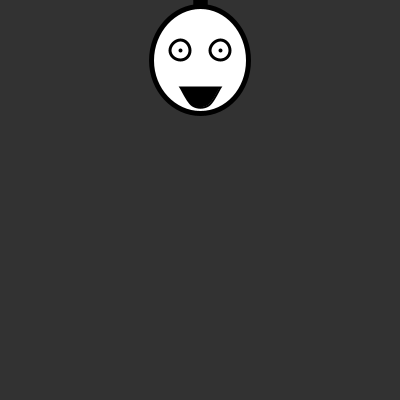
Frame 1 (no input)
Frame 60 (the mouse pressed at the canvas centre just before this capture): identical to frame 1, image omitted
Frame 120 (the mouse held since frame 60 and released just before this capture): identical to frame 1, image omitted

The Processing sketch that drew this single still picture (run headless with seeded random() and noise(); from frame 60 on, the mouse is pressed at the canvas centre):

// Processing sketch: processing_20121
// ── processing_20121.pde

/*****************************************
  Auteur: Dan Rousseau
  TP1 - Création d'un monstre interactif
*****************************************/

//************ Déclaration et assignation des variables ***********//
float posX = 200; // Position X de la souris
float posY = 60; // Position Y de la souris
float initialPosX = 200; // Position initiale X du personnage
float initialPosY = 60; // Position initiale Y du personnage
float iWeight = 12; // Épaisseur de la corde soutenant le personnage
int diametreCorps = 100; // Diamètre du corps du personnage
float couleurPerso = 0; // Couleur du personnage
float bouchePosY = 40; //Position des deux vertex du centre de la bouche du personnage
int extYeux = 17; // Grosseur des yeux (contour noir) du personnage
int intYeux = 15;  // Grosseur des yeux (intérieur blanc) du personnage
float grossirYeux = 0; // Valeur additionné à la grosseur des yeux lorsque le personnage est étiré
float corpsEtirement = 0; // Height du corps du personnage
float rotationPerso; // Rotation du personnage
float vibration = 0; // Intensité de la vibration du personnage selon l'axe des Y
float vitesseX; //Vitesse de l'axe X de l'effet Bouncing lorsqu'on released la souris
float vitesseY; //Vitesse de l'axe Y de l'effet Bouncing lorsqu'on released la souris
//--*****************************************************************

void setup(){
  size(400,400);
  smooth();
  colorMode(HSB);
}

void draw(){
  
  background(50);
  
  //Lorsque le clique de la souris est enfoncé, mettre la position de la souris dans les variables posX et posY
  if(mousePressed){
    
    // Détecter le mouseOver sur le personnage cercle
    float distance = dist(mouseX,mouseY,posX,posY);
    if ( distance < (diametreCorps-20) ) {

        // mouseOver
        posX = int(random(mouseX-vibration,mouseX+vibration)); // Position random sur l'axe des X + ou - 5 selon au mouseX
        posY = int(random(mouseY-vibration,mouseY+vibration)); // Position random sur l'axe des X + ou - 5 selon au mouseY
    }else{
      bouncing(); // Appel de la fonction personnalisée Bouncing();
    }
  }else{
    bouncing(); // Appel de la fonction personnalisée Bouncing();
  }
  
  //Modification dynamique de certaines variables
  iWeight = constrain((350-posY)/20,2,25); // Épaisseur de la ligne soutenant le personnage et contrainte  
  corpsEtirement = map(posY,0,height,1,40); // Étirement du corps selon sa position sur l'axe des Y
  bouchePosY = 55-map(dist(posX,posY,initialPosX,initialPosY),0,height,10,50); // Position des vertex du centre de la bouche selon leur position sur l'axe des Y
  rotationPerso = atan2(posY,posX-(width/2)) - HALF_PI; // Rotation du corps selon sa position sur l'axe des X
  couleurPerso = map(dist(posX,posY,initialPosX,initialPosY),50,360,0,255); // La couleur du personnage passe de 0 à 255 en mode HSB (Blanc à rouge) selon la position Y
  vibration = map(dist(posX,posY,initialPosX,initialPosY),50,360,0,5); // Selon la position Y du personnage, ce dernier vribrera de plus en plus
 
  // Corde soutenant le personnage
  strokeWeight(iWeight);
  line(200,-10,posX,posY);
  
  pushMatrix(); // Ouverture pushMatrix ***************************************************
    translate(posX,posY); // On positionne le personnage en premier
    rotate(rotationPerso); // On fait une rotation du canevas pas la suite
    strokeWeight(5);
    fill(0,couleurPerso,255);
    ellipse(0,0,diametreCorps-(corpsEtirement/2),diametreCorps+corpsEtirement); // Corps du personnage qui s'allonge selon sa position Y
    
    //Yeux du personnage
    strokeWeight(2);
    fill(0);
    grossirYeux = corpsEtirement/2; // Faire grossir les yeux selon l'étirement du corps
    ellipse(-20,-10,extYeux+grossirYeux,extYeux+grossirYeux); // Contour noir Oeil gauche
    ellipse(20,-10,extYeux+grossirYeux,extYeux+grossirYeux); // Contour noir Oeil droite
    
    fill(255);
    ellipse(-20,-10,intYeux+grossirYeux,intYeux+grossirYeux); // Intérieur blanc Oeil gauche
    ellipse(20,-10,intYeux+grossirYeux,intYeux+grossirYeux); // Intérieur blanc Oeil droite
    
    fill(0);
    ellipse(-20,-10,2,2); // Pupille gauche
    ellipse(20,-10,2,2); // Pupille droite

    // Bouche du personnage
    beginShape();
      curveVertex(-20,27);
      curveVertex(-20,27);
      curveVertex(-8,bouchePosY);
      curveVertex(8,bouchePosY);
      curveVertex(20,27);
      curveVertex(20,27);
    endShape(CLOSE);
  popMatrix(); // Fermeture popMatrix ***************************************************  
}

void mousePressed(){
 //println("Clique x: "+ mouseX + " y " + mouseY);
}

//************ Fonction personnalisée ***********//
//Fonction qui fait le Bounce du personnage
void bouncing(){
  //Effet de bouncing
  float k = 0.05;
  float d = 0.9;
  float accelerationX = k * (initialPosX - posX);
  float accelerationY = k * (initialPosY - posY);
  vitesseX = d * (vitesseX + accelerationX);
  vitesseY = d * (vitesseY + accelerationY);   
  posX = posX + vitesseX;   
  posY = posY + vitesseY;
}
